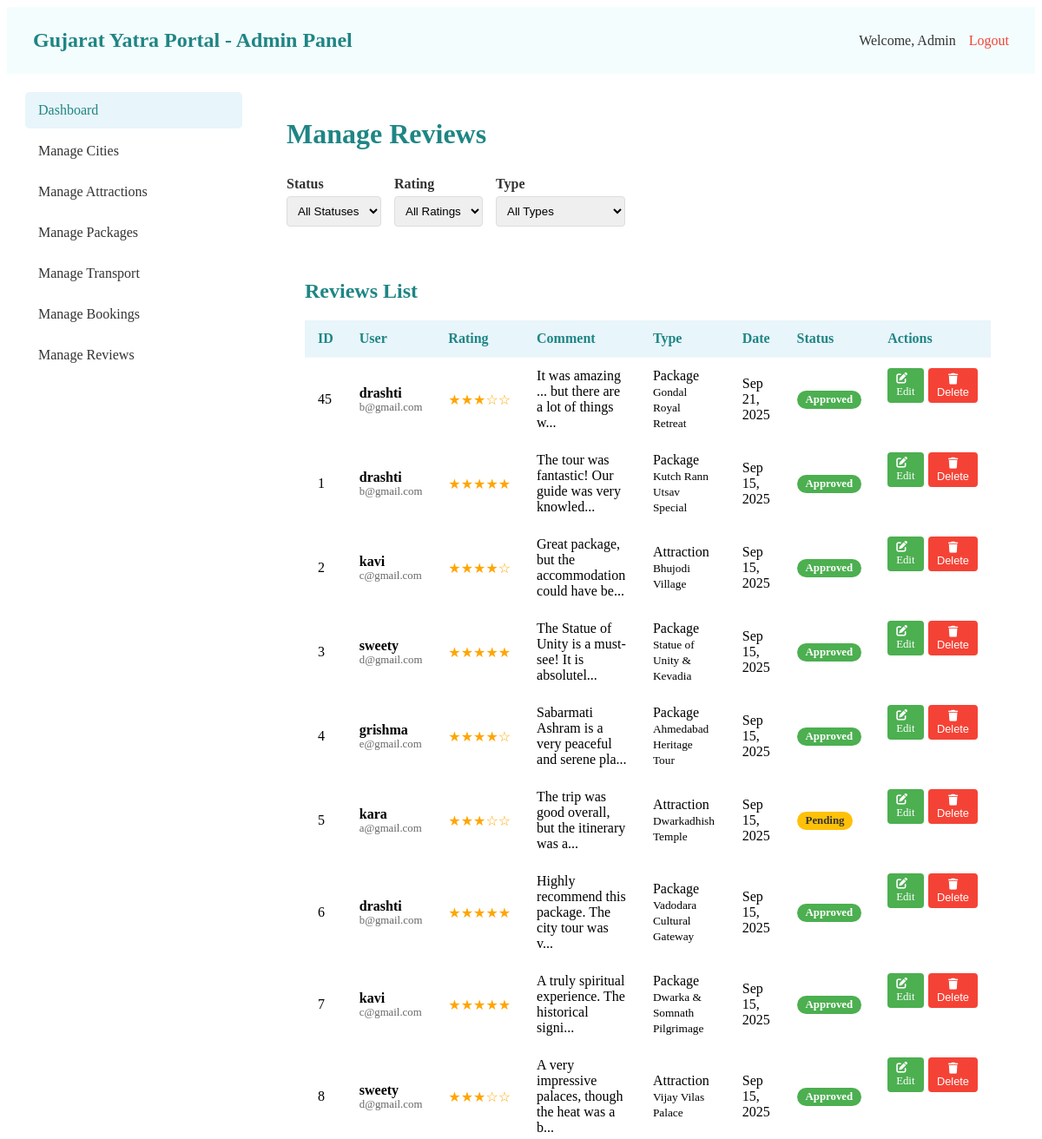
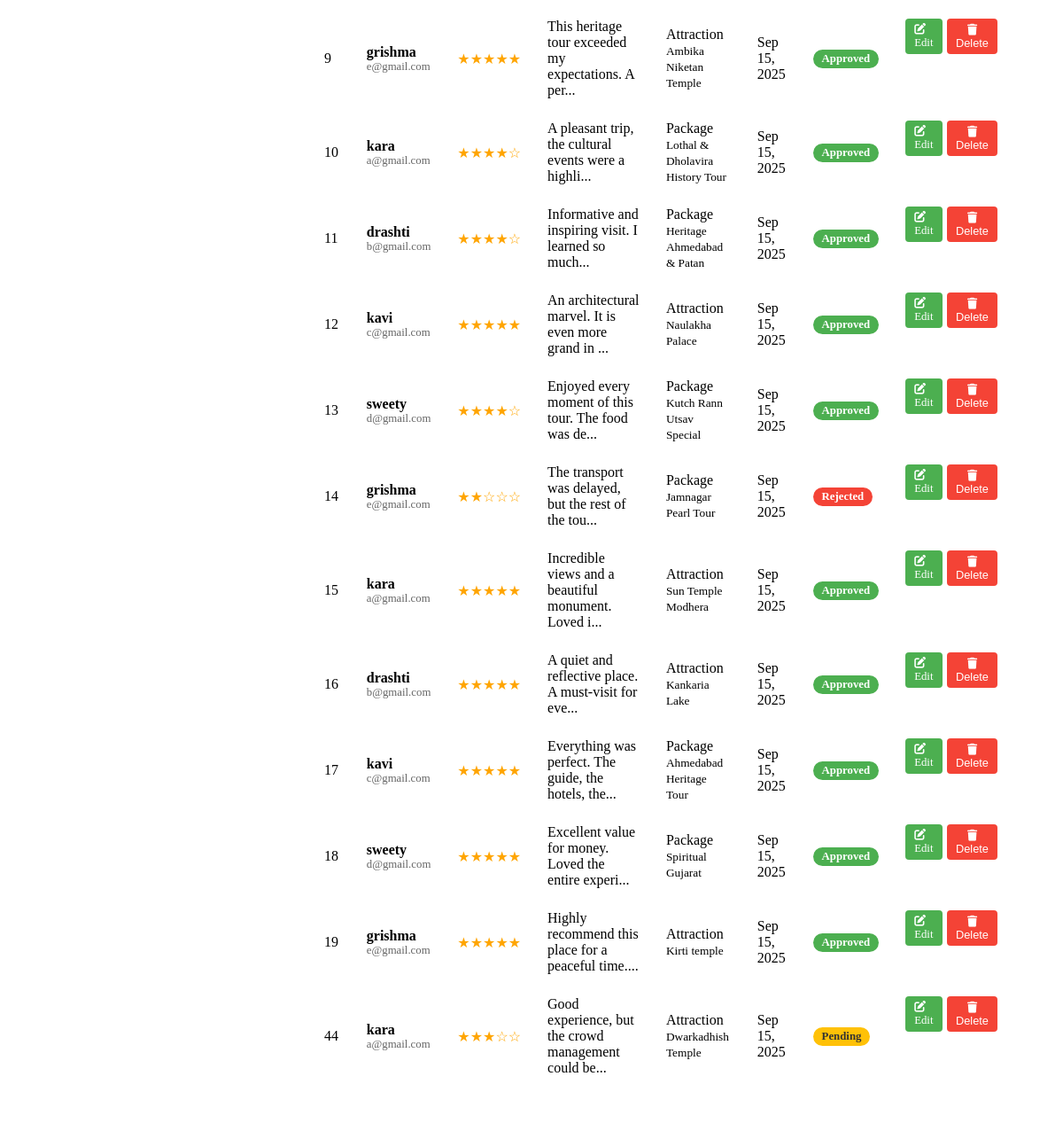
The page /admin/manage_reviews.php on the database its author committed (2 pictures, top to bottom).
### tables this page shows
CREATE TABLE `reviews` (
  `review_id` int(11) NOT NULL,
  `user_id` int(11) DEFAULT NULL,
  `package_id` int(11) DEFAULT NULL,
  `attraction_id` int(11) DEFAULT NULL,
  `rating` int(11) DEFAULT NULL CHECK (`rating` >= 1 and `rating` <= 5),
  `comment` text DEFAULT NULL,
  `date_posted` timestamp NOT NULL DEFAULT current_timestamp(),
  `status` enum('pending','approved','rejected') DEFAULT 'pending'
);

CREATE TABLE `users` (
  `user_id` int(11) NOT NULL,
  `username` varchar(255) NOT NULL,
  `email` varchar(255) NOT NULL,
  `password` varchar(255) NOT NULL,
  `created_at` timestamp NOT NULL DEFAULT current_timestamp(),
  `is_admin` tinyint(1) NOT NULL DEFAULT 0
);

### admin/manage_reviews.php (the view, shortened to what this page needs)
<?php
include('../includes/db_connect.php');
?>
<!DOCTYPE html>
<html lang="en">
<head>
    <link rel="stylesheet" href="https://cdnjs.cloudflare.com/ajax/libs/font-awesome/6.0.0-beta3/css/all.min.css">
</head>
<body>
    <?php include 'admin_header.php'; ?>
    <div class="admin-container">
        <?php include 'admin_sidebar.php'; ?>
    <div class="admin-content">
        <h1 style="color: #1f8585ff; margin-bottom: 30px;">Manage Reviews</h1>
        <div class="filter-container">
            <div class="filter-item">
                <label for="status_filter">Status</label>
                <select id="status_filter" onchange="filterReviews()">
                    <option value="all">All Statuses</option>
                </select>
            </div>
            <div class="filter-item">
                <label for="rating_filter">Rating</label>
                <select id="rating_filter" onchange="filterReviews()">
                    <option value="all">All Ratings</option>
                </select>
            </div>
            <div class="filter-item">
                <label for="type_filter">Type</label>
                <select id="type_filter" onchange="filterReviews()">
                    <option value="all">All Types</option>
                </select>
            </div>
        </div>
        <div class="table-container glass">
            <h2 style="color: #1f8585ff; margin-bottom: 20px;">Reviews List</h2>
            <table id="reviews-table">
                <thead>
                    <tr>
                        <th>ID</th>
                        <th>User</th>
                        <th>Rating</th>
                        <th>Comment</th>
                        <th>Type</th>
                        <th>Date</th>
                        <th>Status</th>
                        <th>Actions</th>
                    </tr>
                </thead>
                <tbody>
                    <?php
                    $sql = "SELECT r.*, u.username, u.email,
                            COALESCE(p.name, a.name) as item_name,
                            CASE
                                WHEN r.package_id IS NOT NULL THEN 'package'
                                WHEN r.attraction_id IS NOT NULL THEN 'attraction'
                                ELSE 'unknown'
                            END as review_type
                            FROM reviews r
                            JOIN users u ON r.user_id = u.user_id
                            LEFT JOIN packages p ON r.package_id = p.package_id
                            LEFT JOIN attractions a ON r.attraction_id = a.attraction_id
                            ORDER BY r.date_posted DESC";
                    $result = mysqli_query($conn, $sql);
                    while ($row = mysqli_fetch_assoc($result)) {
                        $badge_class = '';
                        if ($row['status'] == 'pending') $badge_class = 'status-pending';
                        if ($row['status'] == 'approved') $badge_class = 'status-approved';
                        if ($row['status'] == 'rejected') $badge_class = 'status-rejected';
                        $stars = str_repeat('★', $row['rating']) . str_repeat('☆', 5 - $row['rating']);
                        echo '<tr data-status="' . $row['status'] . '" data-rating="' . $row['rating'] . '" data-type="' . $row['review_type'] . '">';
                        echo '<td>' . $row['review_id'] . '</td>';
                        echo '<td>';
                        echo '<div class="review-details">';
                        echo '<span class="review-user">' . $row['username'] . '</span>';
                        echo '<span class="review-date">' . $row['email'] . '</span>';
                        echo '</div>';
                        echo '</td>';
                        echo '<td><span class="rating-stars">' . $stars . '</span></td>';
                        echo '<td class="review-comment" title="' . htmlspecialchars($row['comment']) . '">' . substr($row['comment'], 0, 50) . '...</td>';
                        echo '<td>' . ucfirst($row['review_type']) . '<br><small>' . $row['item_name'] . '</small></td>';
                        echo '<td>' . date('M j, Y', strtotime($row['date_posted'])) . '</td>';
                        echo '<td><span class="status-badge ' . $badge_class . '">' . ucfirst($row['status']) . '</span></td>';
                        echo '<td class="action-btns">';
                        echo '<a href="#" class="edit-btn" onclick="openEditModal(' . $row['review_id'] . ', \'' . $row['comment'] . '\', ' . $row['rating'] . ', \'' . $row['status'] . '\')"><i class="fas fa-edit"></i> Edit</a>';
                        echo '<form method="POST" action="" style="display:inline;">';
                        echo '<button type="submit" name="delete_review" class="delete-btn" onclick="return confirm(\'Are you sure you want to delete this review?\')"><i class="fas fa-trash"></i> Delete</button>';
                        echo '</form>';
                        echo '</td>';
                        echo '</tr>';
                    }
                    ?>
                </tbody>
            </table>
        </div>
    </div>
</div>
</body>
</html>

### admin/admin_styles.css (style rules this page uses)
.admin-container { display: flex; min-height: calc(100vh - 80px); }
.admin-content { flex: 1; padding: 30px; background: rgba(255, 255, 255, 0.1); }
.glass { background: rgba(255, 255, 255, 0.15); backdrop-filter: blur(10px); border-radius: 15px; border: 1px solid rgba(255, 255, 255, 0.2); }
.action-btns { display: flex; gap: 5px; }
.action-btns button, .action-btns a { padding: 5px 10px; border: none; border-radius: 4px; cursor: pointer; font-size: 0.8rem; }
.edit-btn { background: #4CAF50; color: white; text-decoration: none; }
.delete-btn { background: #F44336; color: white; }
.filter-container { display: flex; gap: 15px; margin-bottom: 20px; flex-wrap: wrap; }
.filter-item { display: flex; flex-direction: column; }
.filter-item label { font-weight: 600; margin-bottom: 5px; color: #333; }
.filter-item select { padding: 8px; border: 1px solid #ddd; border-radius: 4px; }
table { width: 100%; border-collapse: collapse; margin-top: 20px; }
table th, table td { padding: 12px 15px; text-align: left; border-bottom: 1px solid rgba(255, 255, 255, 0.2); }
table th { background: rgba(180, 221, 238, 0.3); color: #1f8585ff; font-weight: 600; }
.table-container { padding: 20px; }
.table-container h2 { color: #1f8585ff; margin-bottom: 20px; }
.status-badge { display: inline-block; padding: 3px 10px; border-radius: 20px; font-size: 0.8rem; font-weight: 600; }
.status-pending { background-color: #FFC107; color: #333; }
.status-approved { background-color: #4CAF50; color: white; }
.status-rejected { background-color: #f44336; color: white; }
.review-details { display: flex; flex-direction: column; }
.review-user { font-weight: 600; }
.review-date { font-size: 0.8rem; color: #666; }
.rating-stars { color: #FFA500; }
.review-comment { max-width: 200px; }

### rows shown on the page
reviews: review_id "45", user.username "drashti", user.email "b@gmail.com", rating "★★★☆☆", comment "It was amazing ... but there are a lot of things w", review_type "Package", item_name "Gondal Royal Retreat", date_posted "Sep 21, 2025", status "Approved"
reviews: review_id "1", user.username "drashti", user.email "b@gmail.com", rating "★★★★★", comment "The tour was fantastic! Our guide was very knowled", review_type "Package", item_name "Kutch Rann Utsav Special", date_posted "Sep 15, 2025", status "Approved"
reviews: review_id "2", user.username "kavi", user.email "c@gmail.com", rating "★★★★☆", comment "Great package, but the accommodation could have be", review_type "Attraction", item_name "Bhujodi Village", date_posted "Sep 15, 2025", status "Approved"
reviews: review_id "3", user.username "sweety", user.email "d@gmail.com", rating "★★★★★", comment "The Statue of Unity is a must-see! It is absolutel", review_type "Package", item_name "Statue of Unity & Kevadia", date_posted "Sep 15, 2025", status "Approved"
reviews: review_id "4", user.username "grishma", user.email "e@gmail.com", rating "★★★★☆", comment "Sabarmati Ashram is a very peaceful and serene pla", review_type "Package", item_name "Ahmedabad Heritage Tour", date_posted "Sep 15, 2025", status "Approved"
reviews: review_id "5", user.username "kara", user.email "a@gmail.com", rating "★★★☆☆", comment "The trip was good overall, but the itinerary was a", review_type "Attraction", item_name "Dwarkadhish Temple", date_posted "Sep 15, 2025", status "Pending"
reviews: review_id "6", user.username "drashti", user.email "b@gmail.com", rating "★★★★★", comment "Highly recommend this package. The city tour was v", review_type "Package", item_name "Vadodara Cultural Gateway", date_posted "Sep 15, 2025", status "Approved"
reviews: review_id "7", user.username "kavi", user.email "c@gmail.com", rating "★★★★★", comment "A truly spiritual experience. The historical signi", review_type "Package", item_name "Dwarka & Somnath Pilgrimage", date_posted "Sep 15, 2025", status "Approved"
reviews: review_id "8", user.username "sweety", user.email "d@gmail.com", rating "★★★☆☆", comment "A very impressive palaces, though the heat was a b", review_type "Attraction", item_name "Vijay Vilas Palace", date_posted "Sep 15, 2025", status "Approved"
reviews: review_id "9", user.username "grishma", user.email "e@gmail.com", rating "★★★★★", comment "This heritage tour exceeded my expectations. A per", review_type "Attraction", item_name "Ambika Niketan Temple", date_posted "Sep 15, 2025", status "Approved"
reviews: review_id "10", user.username "kara", user.email "a@gmail.com", rating "★★★★☆", comment "A pleasant trip, the cultural events were a highli", review_type "Package", item_name "Lothal & Dholavira History Tour", date_posted "Sep 15, 2025", status "Approved"
reviews: review_id "11", user.username "drashti", user.email "b@gmail.com", rating "★★★★☆", comment "Informative and inspiring visit. I learned so much", review_type "Package", item_name "Heritage Ahmedabad & Patan", date_posted "Sep 15, 2025", status "Approved"
reviews: review_id "12", user.username "kavi", user.email "c@gmail.com", rating "★★★★★", comment "An architectural marvel. It is even more grand in", review_type "Attraction", item_name "Naulakha Palace", date_posted "Sep 15, 2025", status "Approved"
reviews: review_id "13", user.username "sweety", user.email "d@gmail.com", rating "★★★★☆", comment "Enjoyed every moment of this tour. The food was de", review_type "Package", item_name "Kutch Rann Utsav Special", date_posted "Sep 15, 2025", status "Approved"
reviews: review_id "14", user.username "grishma", user.email "e@gmail.com", rating "★★☆☆☆", comment "The transport was delayed, but the rest of the tou", review_type "Package", item_name "Jamnagar Pearl Tour", date_posted "Sep 15, 2025", status "Rejected"
reviews: review_id "15", user.username "kara", user.email "a@gmail.com", rating "★★★★★", comment "Incredible views and a beautiful monument. Loved i", review_type "Attraction", item_name "Sun Temple Modhera", date_posted "Sep 15, 2025", status "Approved"
reviews: review_id "16", user.username "drashti", user.email "b@gmail.com", rating "★★★★★", comment "A quiet and reflective place. A must-visit for eve", review_type "Attraction", item_name "Kankaria Lake", date_posted "Sep 15, 2025", status "Approved"
reviews: review_id "17", user.username "kavi", user.email "c@gmail.com", rating "★★★★★", comment "Everything was perfect. The guide, the hotels, the", review_type "Package", item_name "Ahmedabad Heritage Tour", date_posted "Sep 15, 2025", status "Approved"
reviews: review_id "18", user.username "sweety", user.email "d@gmail.com", rating "★★★★★", comment "Excellent value for money. Loved the entire experi", review_type "Package", item_name "Spiritual Gujarat", date_posted "Sep 15, 2025", status "Approved"
reviews: review_id "19", user.username "grishma", user.email "e@gmail.com", rating "★★★★★", comment "Highly recommend this place for a peaceful time.", review_type "Attraction", item_name "Kirti temple", date_posted "Sep 15, 2025", status "Approved"
reviews: review_id "44", user.username "kara", user.email "a@gmail.com", rating "★★★☆☆", comment "Good experience, but the crowd management could be", review_type "Attraction", item_name "Dwarkadhish Temple", date_posted "Sep 15, 2025", status "Pending"

### other values the page prints
$_SESSION['admin_username'] "Admin"
